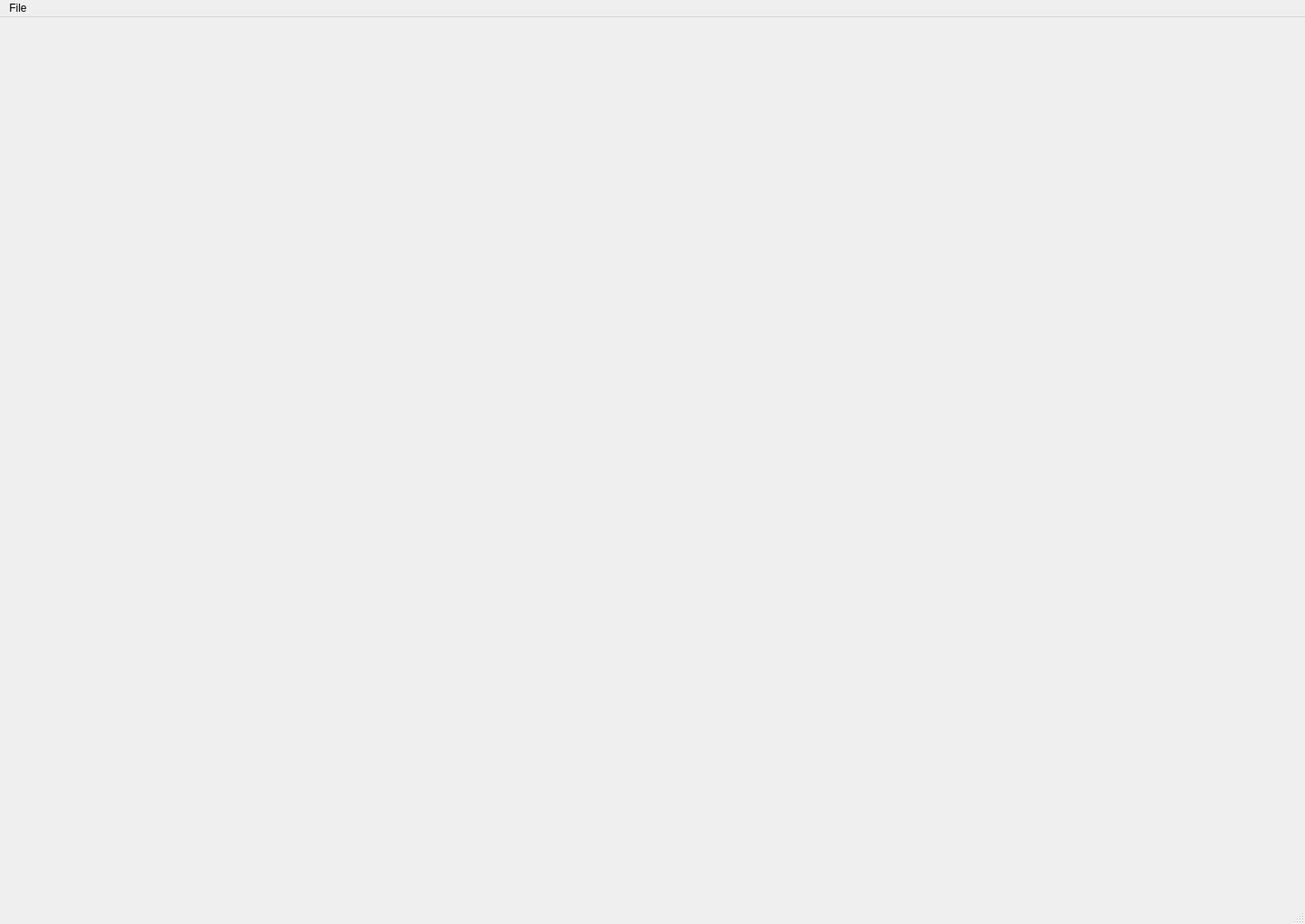
<?xml version="1.0" encoding="UTF-8"?>
<ui version="4.0">
 <class>MainWindow</class>
 <widget class="QMainWindow" name="MainWindow">
  <property name="geometry">
   <rect>
    <x>0</x>
    <y>0</y>
    <width>1446</width>
    <height>1024</height>
   </rect>
  </property>
  <property name="windowTitle">
   <string>MainWindow</string>
  </property>
  <widget class="QWidget" name="centralwidget">
   <layout class="QGridLayout" name="gridLayout_2">
    <item row="0" column="0">
     <layout class="QGridLayout" name="gridLayout">
      <item row="1" column="0">
       <spacer name="horizontalSpacer">
        <property name="orientation">
         <enum>Qt::Horizontal</enum>
        </property>
        <property name="sizeHint" stdset="0">
         <size>
          <width>40</width>
          <height>20</height>
         </size>
        </property>
       </spacer>
      </item>
      <item row="1" column="1">
       <spacer name="horizontalSpacer_2">
        <property name="orientation">
         <enum>Qt::Horizontal</enum>
        </property>
        <property name="sizeHint" stdset="0">
         <size>
          <width>40</width>
          <height>20</height>
         </size>
        </property>
       </spacer>
      </item>
      <item row="0" column="0">
       <spacer name="horizontalSpacer_3">
        <property name="orientation">
         <enum>Qt::Horizontal</enum>
        </property>
        <property name="sizeHint" stdset="0">
         <size>
          <width>40</width>
          <height>20</height>
         </size>
        </property>
       </spacer>
      </item>
      <item row="0" column="1">
       <spacer name="horizontalSpacer_4">
        <property name="orientation">
         <enum>Qt::Horizontal</enum>
        </property>
        <property name="sizeHint" stdset="0">
         <size>
          <width>40</width>
          <height>20</height>
         </size>
        </property>
       </spacer>
      </item>
     </layout>
    </item>
   </layout>
  </widget>
  <widget class="QMenuBar" name="menubar">
   <property name="geometry">
    <rect>
     <x>0</x>
     <y>0</y>
     <width>1446</width>
     <height>23</height>
    </rect>
   </property>
   <widget class="QMenu" name="menuFile">
    <property name="title">
     <string>File</string>
    </property>
    <addaction name="actionOpen_DICOM_folder"/>
   </widget>
   <addaction name="menuFile"/>
  </widget>
  <widget class="QStatusBar" name="statusbar"/>
  <action name="actionOpen_DICOM_folder">
   <property name="text">
    <string>Open DICOM folder</string>
   </property>
  </action>
 </widget>
 <resources/>
 <connections/>
</ui>
